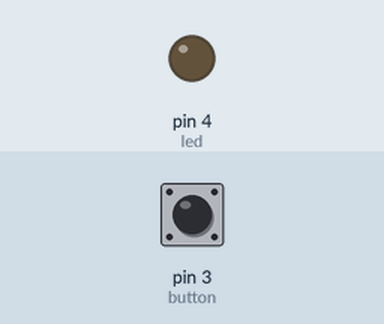
The sketch below on a simulated Arduino Uno, built with avr-gcc and run on an emulated ATmega328P. On the bench: output pins drawn as LEDs (lit = HIGH). The inputs (shaded band) are chosen by the test bench; at power-on: pin 3 (button) LOW.

Above: at 1.2 s.
1.3 s: pin 3 (button) pulled HIGH for 0.15 s
At 1.37 s:
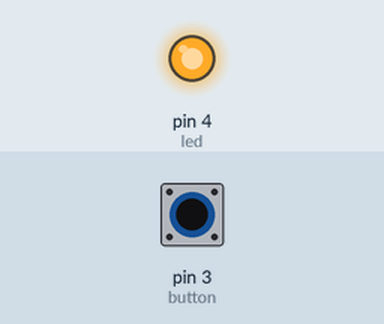
2.9 s: pin 3 (button) pulled HIGH for 3.2 s
At 7.1 s:
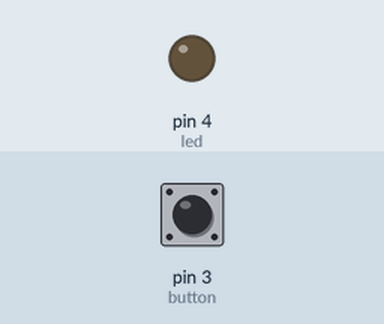
Timing chart, 0 to 8.6 s (numbered marks = the images above; inputs shaded):
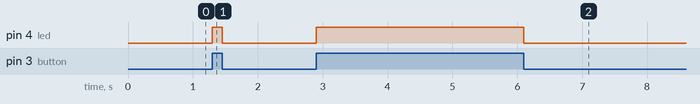

The sketch:

Using_a_Switch_to_turn_on_LED.ino
```cpp
int led = 4;
int button = 3;
int buttonState;


void setup() {
  pinMode(led, OUTPUT);
  pinMode(button, INPUT);

}

void loop() {
  buttonState = digitalRead(button);
  if (buttonState == HIGH)
  {
    digitalWrite(led, HIGH);
  }

  else
  {
    digitalWrite(led, LOW);
  }


}
```

Measured:
- after the input at 1.3 s, pin 4 (led): LOW → HIGH at once, → LOW 0.15 s later
- after the input at 2.9 s, pin 4 (led): LOW → HIGH at once, → LOW 3.2 s later
